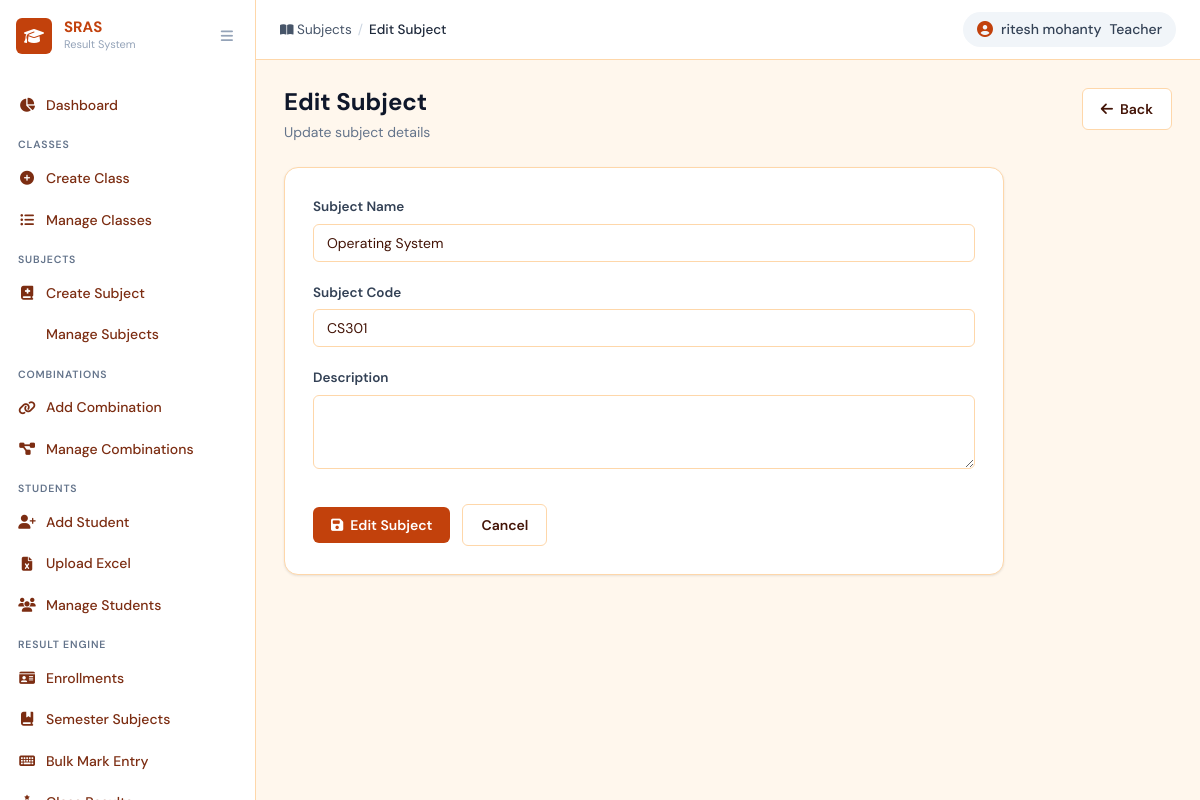
Screenshot of /subjects/1/edit/ (signed in) with the database file from the repository.
### core/models.py (models this page shows, shortened)
class Teacher(models.Model):
    name = models.CharField(max_length=150, verbose_name="Full Name")
    email = models.EmailField(unique=True, verbose_name="Email")
    password = models.CharField(max_length=255, verbose_name="Password (hashed)")
    is_active = models.BooleanField(default=True)
    created_at = models.DateTimeField(auto_now_add=True)
    updated_at = models.DateTimeField(auto_now=True)
    class Meta:
        verbose_name = "Teacher"
        verbose_name_plural = "Teachers"
        ordering = ["name"]

class Subject(models.Model):
    name        = models.CharField(max_length=100, unique=True, verbose_name='Subject Name')
    code        = models.CharField(max_length=20, blank=True, verbose_name='Subject Code')
    description = models.TextField(blank=True, verbose_name='Description')
    created_at  = models.DateTimeField(auto_now_add=True)
    updated_at  = models.DateTimeField(auto_now=True)
    class Meta:
        ordering = ['name']
        verbose_name = 'Subject'
        verbose_name_plural = 'Subjects'

### core/views.py (the view)
    def wrapper(request, *args, **kwargs):
        if not _get_current_teacher(request):
            messages.error(request, 'You must be logged in as a teacher.')
            return redirect('login')
        return view_func(request, *args, **kwargs)

### core/forms.py
class SubjectForm(forms.ModelForm):
    class Meta:
        model = Subject
        fields = ['name', 'code', 'description']
        widgets = {
            'name':        forms.TextInput(attrs={'class': 'form-control', 'placeholder': 'e.g. Mathematics'}),
            'code':        forms.TextInput(attrs={'class': 'form-control', 'placeholder': 'e.g. CS301 (optional)'}),
            'description': forms.Textarea(attrs={'class': 'form-control', 'rows': 3}),
        }

### core/views.py (called while the page is built)
def _get_current_teacher(request):
    if request.session.get('user_type') != 'teacher':
        return None
    return Teacher.objects.filter(pk=request.session.get('user_id'), is_active=True).first()

def teacher_required(view_func):
    def wrapper(request, *args, **kwargs):
        if not _get_current_teacher(request):
            messages.error(request, 'You must be logged in as a teacher.')
            return redirect('login')
        return view_func(request, *args, **kwargs)
    wrapper.__name__ = view_func.__name__
    return wrapper

@teacher_required
def subject_edit(request, pk):
    subj = get_object_or_404(Subject, pk=pk)
    if request.method == 'POST':
        form = SubjectForm(request.POST, instance=subj)
        if form.is_valid():
            form.save()
            messages.success(request, f'Subject "{subj.name}" updated.')
            return redirect('subject_list')
    else:
        form = SubjectForm(instance=subj)
    return render(request, 'core/subject_form.html', {'form': form, 'action': 'Edit', 'object': subj})

### core/templates/core/subject_form.html (shortened to what this page needs)
{% extends 'core/base.html' %}
{% block breadcrumb %}
<span class="breadcrumb-item"><a href="{% url 'subject_list' %}"><i class="fas fa-book-open"></i> Subjects</a></span>
<span class="breadcrumb-sep">/</span>
<span class="breadcrumb-item active">{{ action }} Subject</span>
{% endblock %}
{% block content %}
<div class="page-header">
  <div>
    <h1 class="page-title">{{ action }} Subject</h1>
    <p class="page-subtitle">{% if action == 'Edit' %}Update subject details{% else %}Add a new subject to the system{% endif %}</p>
  </div>
  <a href="{% url 'subject_list' %}" class="btn btn-outline"><i class="fas fa-arrow-left"></i> Back</a>
</div>
<div class="form-card">
  <form method="post">
    {% for field in form %}
    <div class="form-group">
      <label class="form-label">{{ field.label }}</label>
      {{ field }}
    </div>
    {% endfor %}
    <div class="form-actions">
      <button type="submit" class="btn btn-primary"><i class="fas fa-save"></i> {{ action }} Subject</button>
      <a href="{% url 'subject_list' %}" class="btn btn-outline">Cancel</a>
    </div>
  </form>
</div>
{% endblock %}

### core/templates/core/base.html (shortened to what this page needs)
<!DOCTYPE html>
<html lang="en">
<head>
  <link rel="stylesheet" href="https://cdnjs.cloudflare.com/ajax/libs/font-awesome/6.5.0/css/all.min.css" />
  <link rel="stylesheet" href="/static/css/main.css" />
</head>
<body class="app-layout">
  <aside class="sidebar" id="sidebar">
    <div class="sidebar-header">
      <div class="sidebar-logo">
        <span class="logo-icon"><i class="fas fa-graduation-cap"></i></span>
        <div class="logo-text">
          <span class="logo-title">SRAS</span>
          <span class="logo-sub">Result System</span>
        </div>
      </div>
      <button class="sidebar-toggle" id="sidebarToggle"><i class="fas fa-bars"></i></button>
    </div>
    <nav class="sidebar-nav">
      <div class="nav-section">
        <a href="{% url 'dashboard' %}"
          class="nav-item {% if request.resolver_match.url_name == 'dashboard' %}active{% endif %}">
          <i class="fas fa-chart-pie"></i><span>Dashboard</span>
        </a>
      </div>
      <div class="nav-section">
        <div class="nav-label">Classes</div>
        <a href="{% url 'class_create' %}"
          class="nav-item {% if request.resolver_match.url_name == 'class_create' %}active{% endif %}">
          <i class="fas fa-plus-circle"></i><span>Create Class</span>
        </a>
        <a href="{% url 'class_list' %}"
          class="nav-item {% if request.resolver_match.url_name == 'class_list' %}active{% endif %}">
          <i class="fas fa-list-ul"></i><span>Manage Classes</span>
        </a>
      </div>
      <div class="nav-section">
        <div class="nav-label">Subjects</div>
        <a href="{% url 'subject_create' %}"
          class="nav-item {% if request.resolver_match.url_name == 'subject_create' %}active{% endif %}">
          <i class="fas fa-book-medical"></i><span>Create Subject</span>
        </a>
        <a href="{% url 'subject_list' %}"
          class="nav-item {% if request.resolver_match.url_name == 'subject_list' %}active{% endif %}">
          <span>Manage Subjects</span>
        </a>
      </div>
      <div class="nav-section">
        <div class="nav-label">Combinations</div>
        <a href="{% url 'combination_create' %}"
          class="nav-item {% if request.resolver_match.url_name == 'combination_create' %}active{% endif %}">
          <i class="fas fa-link"></i><span>Add Combination</span>
        </a>
        <a href="{% url 'combination_list' %}"
          class="nav-item {% if request.resolver_match.url_name == 'combination_list' %}active{% endif %}">
          <i class="fas fa-project-diagram"></i><span>Manage Combinations</span>
        </a>
      </div>
      <div class="nav-section">
        <div class="nav-label">Students</div>
        <a href="{% url 'student_create' %}"
          class="nav-item {% if request.resolver_match.url_name == 'student_create' %}active{% endif %}">
          <i class="fas fa-user-plus"></i><span>Add Student</span>
        </a>
        <a href="{% url 'student_upload' %}"
          class="nav-item {% if request.resolver_match.url_name == 'student_upload' %}active{% endif %}">
          <i class="fas fa-file-excel"></i><span>Upload Excel</span>
        </a>
        <a href="{% url 'student_list' %}"
          class="nav-item {% if request.resolver_match.url_name == 'student_list' %}active{% endif %}">
          <i class="fas fa-users"></i><span>Manage Students</span>
        </a>
      </div>
      <div class="nav-section">
        <div class="nav-label">Result Engine</div>
        <a href="{% url 're_enrollment_list' %}"
          class="nav-item {% if 're_enrollment' in request.resolver_match.url_name|default:'' %}active{% endif %}">
          <i class="fas fa-id-card"></i><span>Enrollments</span>
        </a>
        <a href="{% url 're_semester_subject_list' %}"
          class="nav-item {% if 're_semester_subject' in request.resolver_match.url_name|default:'' %}active{% endif %}">
          <i class="fas fa-book-bookmark"></i><span>Semester Subjects</span>
        </a>
        <a href="{% url 're_bulk_entry' %}"
          class="nav-item {% if request.resolver_match.url_name == 're_bulk_entry' %}active{% endif %}">
          <i class="fas fa-keyboard"></i><span>Bulk Mark Entry</span>
        </a>
        <a href="{% url 're_result_list' %}"
          class="nav-item {% if request.resolver_match.url_name == 're_result_list' %}active{% endif %}">
          <i class="fas fa-ranking-star"></i><span>Class Results</span>
        </a>
      </div>
    </nav>
  </aside>
  <main class="main-content" id="mainContent">
    <header class="topbar">
      <div class="topbar-left">
        <nav class="breadcrumb-nav">
          {% block breadcrumb %}{% endblock %}
        </nav>
      </div>
      <div class="topbar-right">
        <span class="topbar-user">
          <i class="fas fa-circle-user"></i>
          {{ request.session.user_name|default:"Teacher" }}
          <span class="role-chip">Teacher</span>
        </span>
      </div>
    </header>
    <div class="page-content">
      {% block content %}{% endblock %}
    </div>
  </main>
</body>
</html>

### rows the page displays
Teacher: session.user_name "ritesh mohanty"
Subject: form "Operating System" "CS301"

### other values shown
{{ action }} "Edit"
{{ field.label }} "Subject Name" "Subject Code" "Description"
